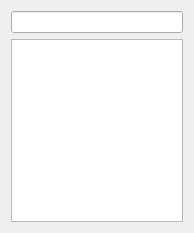
<?xml version="1.0" encoding="UTF-8"?>
<ui version="4.0">
 <class>Form</class>
 <widget class="QWidget" name="Form">
  <property name="geometry">
   <rect>
    <x>0</x>
    <y>0</y>
    <width>194</width>
    <height>233</height>
   </rect>
  </property>
  <property name="windowTitle">
   <string>Form</string>
  </property>
  <layout class="QVBoxLayout" name="verticalLayout">
   <item>
    <widget class="QLineEdit" name="le_search">
     <property name="toolTip">
      <string extracomment=" 查询"/>
     </property>
    </widget>
   </item>
   <item>
    <widget class="QListWidget" name="lw_catelog">
     <property name="toolTip">
      <string extracomment="目录"/>
     </property>
    </widget>
   </item>
  </layout>
 </widget>
 <resources/>
 <connections/>
</ui>
